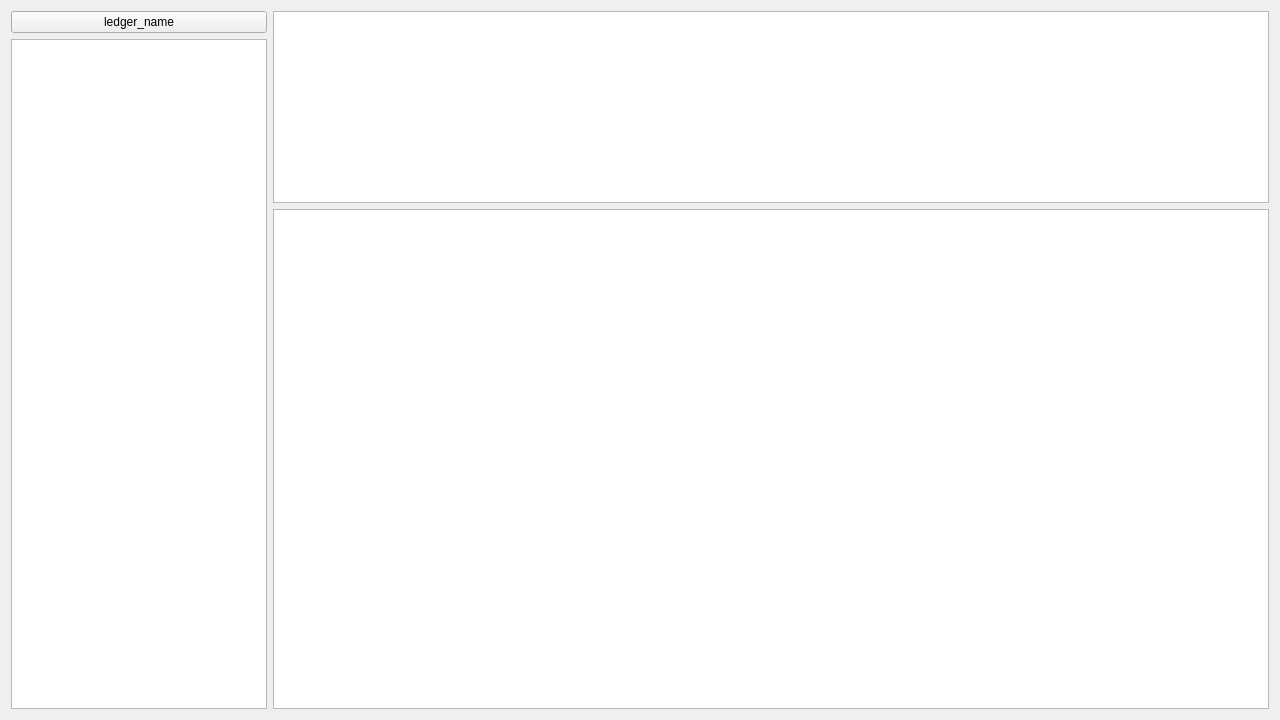
<?xml version="1.0" encoding="UTF-8"?>
<ui version="4.0">
 <class>pyLedger</class>
 <widget class="QWidget" name="pyLedger">
  <property name="geometry">
   <rect>
    <x>0</x>
    <y>0</y>
    <width>1280</width>
    <height>720</height>
   </rect>
  </property>
  <property name="windowTitle">
   <string>Form</string>
  </property>
  <layout class="QHBoxLayout" name="horizontalLayout">
   <item>
    <layout class="QVBoxLayout" name="verticalLayout">
     <item>
      <widget class="QPushButton" name="btnLedger">
       <property name="text">
        <string>ledger_name</string>
       </property>
      </widget>
     </item>
     <item>
      <widget class="QListWidget" name="listWidget">
       <property name="sizePolicy">
        <sizepolicy hsizetype="Minimum" vsizetype="Expanding">
         <horstretch>0</horstretch>
         <verstretch>0</verstretch>
        </sizepolicy>
       </property>
       <property name="minimumSize">
        <size>
         <width>200</width>
         <height>0</height>
        </size>
       </property>
      </widget>
     </item>
    </layout>
   </item>
   <item>
    <layout class="QVBoxLayout" name="verticalLayout_2">
     <item>
      <widget class="QColumnView" name="columnView">
       <property name="sizePolicy">
        <sizepolicy hsizetype="Minimum" vsizetype="Minimum">
         <horstretch>0</horstretch>
         <verstretch>0</verstretch>
        </sizepolicy>
       </property>
      </widget>
     </item>
     <item>
      <widget class="QTableWidget" name="tableWidget">
       <property name="sizePolicy">
        <sizepolicy hsizetype="Expanding" vsizetype="Expanding">
         <horstretch>0</horstretch>
         <verstretch>0</verstretch>
        </sizepolicy>
       </property>
      </widget>
     </item>
    </layout>
   </item>
  </layout>
 </widget>
 <resources/>
 <connections/>
</ui>
